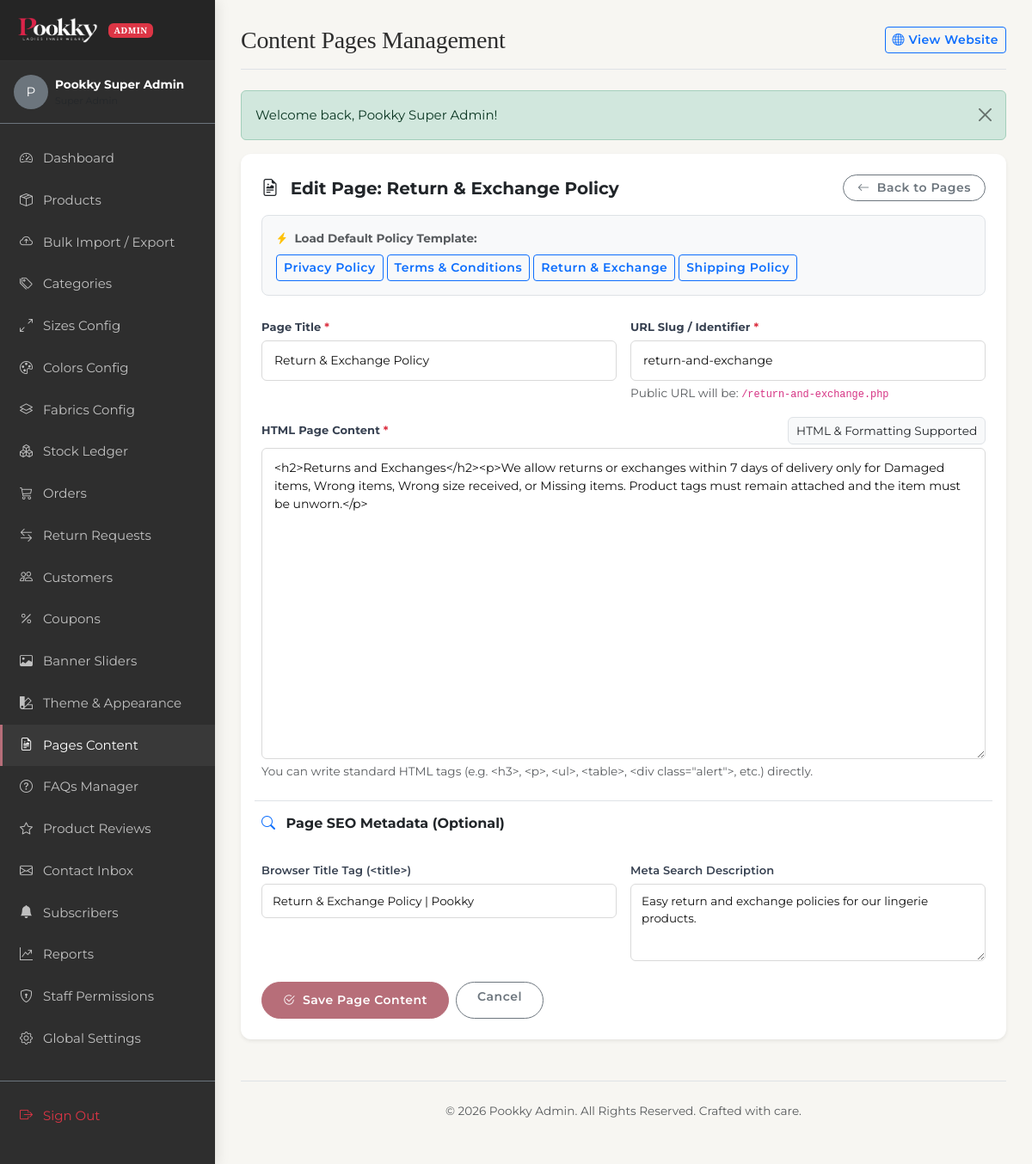
The page /admin/pages.php?action=edit&id=4 (signed in) on the database its author committed.
### tables this page shows
CREATE TABLE IF NOT EXISTS pages (
    id INT AUTO_INCREMENT PRIMARY KEY,
    slug VARCHAR(100) NOT NULL UNIQUE,
    title VARCHAR(150) NOT NULL,
    content LONGTEXT NOT NULL,
    seo_title VARCHAR(150),
    seo_description TEXT,
    updated_at TIMESTAMP DEFAULT CURRENT_TIMESTAMP ON UPDATE CURRENT_TIMESTAMP
);

### includes/auth.php (called while the page is built, shortened)
<?php
require_once __DIR__ . '/../config/database.php';
function is_admin_logged_in() {
    return isset($_SESSION['admin_id']) && !empty($_SESSION['admin_id']);
}
function has_admin_permission($permission) {
    global $pdo;
    try {
        $stmt = $pdo->prepare("
            SELECT r.permissions
            FROM admins a
            JOIN roles r ON a.role_id = r.id
            WHERE a.id = ? LIMIT 1
        ");
        $stmt->execute([$_SESSION['admin_id']]);
        $row = $stmt->fetch();
        $perms = json_decode($row['permissions'], true);
        if (isset($perms['all']) && $perms['all'] === true) {
            return true;
        }
        return false;
    } catch (PDOException $e) {
        return false;
    }
}
?>

### admin/pages.php (the view, shortened to what this page needs)
<?php
$page_title = 'Content Pages Management';
$active_menu = 'pages';
require_once __DIR__ . '/includes/header.php';
$action = $_GET['action'] ?? 'list';
if ($action === 'add' || $action === 'edit'):
    $page = null;
    if ($action === 'edit') {
        $id = (int)($_GET['id'] ?? 0);
        $stmt = $pdo->prepare("SELECT * FROM pages WHERE id = ? LIMIT 1");
        $stmt->execute([$id]);
        $page = $stmt->fetch();
    }
?>
    <div class="card border-0 shadow-sm p-4 bg-white" style="border-radius: 12px; max-width: 950px; margin: 0 auto;">
        <div class="d-flex justify-content-between align-items-center mb-3">
            <h5 class="fw-bold mb-0 text-dark">
                <i class="bi bi-file-earmark-richtext me-2 text-brand"></i>
                <?php echo $action === 'add' ? 'Create CMS Dynamic Page' : 'Edit Page: ' . e($page['title']); ?>
            </h5>
            <a href="pages.php" class="btn btn-outline-secondary btn-sm rounded-pill px-3">
                <i class="bi bi-arrow-left me-1"></i> Back to Pages
            </a>
        </div>
        <div class="p-3 bg-light rounded-3 mb-4 border">
            <div class="d-flex align-items-center justify-content-between flex-wrap gap-2">
                <div class="small fw-bold text-muted">
                    <i class="bi bi-lightning-charge-fill text-warning me-1"></i> Load Default Policy Template:
                </div>
                <div class="d-flex flex-wrap gap-1">
                    <button type="button" class="btn btn-sm btn-outline-primary" onclick="loadPolicyTemplate('privacy')">Privacy Policy</button>
                    <button type="button" class="btn btn-sm btn-outline-primary" onclick="loadPolicyTemplate('terms')">Terms & Conditions</button>
                    <button type="button" class="btn btn-sm btn-outline-primary" onclick="loadPolicyTemplate('returns')">Return & Exchange</button>
                    <button type="button" class="btn btn-sm btn-outline-primary" onclick="loadPolicyTemplate('shipping')">Shipping Policy</button>
                </div>
            </div>
        </div>
        <form action="pages.php?action=<?php echo $action; ?><?php echo $action === 'edit' ? '&id=' . $page['id'] : ''; ?>" method="POST">
            <div class="row g-3 mb-4">
                <div class="col-12 col-md-6">
                    <label for="title" class="form-label fw-bold small">Page Title <span class="text-danger">*</span></label>
                    <input type="text" class="form-control" id="title" name="title" value="<?php echo e($page['title'] ?? ''); ?>" required placeholder="e.g. Privacy Policy">
                </div>
                <div class="col-12 col-md-6">
                    <label for="slug" class="form-label fw-bold small">URL Slug / Identifier <span class="text-danger">*</span></label>
                    <input type="text" class="form-control font-monospace" id="slug" name="slug" value="<?php echo e($page['slug'] ?? ''); ?>" placeholder="e.g. privacy-policy" required>
                    <div class="form-text small text-muted">Public URL will be: <code><?php echo BASE_URL; ?><span id="slug-preview"><?php echo e($page['slug'] ?? 'page-slug'); ?></span>.php</code></div>
                </div>
                <div class="col-12">
                    <div class="d-flex justify-content-between align-items-center mb-1">
                        <label for="content" class="form-label fw-bold small mb-0">HTML Page Content <span class="text-danger">*</span></label>
                        <span class="badge bg-light text-muted border small">HTML & Formatting Supported</span>
                    </div>
                    <textarea class="form-control font-monospace" id="content" name="content" rows="16" required style="font-size: 0.9rem;" placeholder="Write formatted HTML body content here..."><?php echo e($page['content'] ?? ''); ?></textarea>
                    <div class="form-text small text-muted">You can write standard HTML tags (e.g. &lt;h3&gt;, &lt;p&gt;, &lt;ul&gt;, &lt;table&gt;, &lt;div class="alert"&gt;, etc.) directly.</div>
                </div>
                <div class="col-12 pt-3 border-top mt-4">
                    <h6 class="fw-bold mb-3 text-dark"><i class="bi bi-search me-2 text-primary"></i> Page SEO Metadata (Optional)</h6>
                </div>
                <div class="col-12 col-md-6">
                    <label for="seo_title" class="form-label small fw-semibold">Browser Title Tag (&lt;title&gt;)</label>
                    <input type="text" class="form-control form-control-sm" id="seo_title" name="seo_title" value="<?php echo e($page['seo_title'] ?? ''); ?>" placeholder="e.g. Privacy Policy | Pookky Innerwear">
                </div>
                <div class="col-12 col-md-6">
                    <label for="seo_description" class="form-label small fw-semibold">Meta Search Description</label>
                    <textarea class="form-control form-control-sm" id="seo_description" name="seo_description" rows="2" placeholder="Brief summary of policy page shown in search engine results."><?php echo e($page['seo_description'] ?? ''); ?></textarea>
                </div>
            </div>
            <div class="d-flex gap-2">
                <button type="submit" name="<?php echo $action === 'add' ? 'add_page' : 'edit_page'; ?>" class="btn btn-brand px-4">
                    <i class="bi bi-check2-circle me-1"></i> Save Page Content
                </button>
                <a href="pages.php" class="btn btn-outline-secondary rounded-pill px-4">Cancel</a>
            </div>
        </form>
    </div>
<?php endif; ?>
<?php require_once __DIR__ . '/includes/footer.php'; ?>

### admin/includes/header.php (shortened to what this page needs)
<?php
require_once __DIR__ . '/../../config/constants.php';
require_once __DIR__ . '/../../includes/functions.php';
require_once __DIR__ . '/../../includes/auth.php';
$current_admin_id = $_SESSION['admin_id'];
$admin_stmt = $pdo->prepare("
    SELECT a.*, r.name as role_name
    FROM admins a
    JOIN roles r ON a.role_id = r.id
    WHERE a.id = ? LIMIT 1
");
$admin_stmt->execute([$current_admin_id]);
$admin_profile = $admin_stmt->fetch();
$page_title = $page_title ?? 'Admin Dashboard';
?>
<!DOCTYPE html>
<html lang="en">
<head>
    <link href="https://cdn.jsdelivr.net/npm/bootstrap@5.3.0/dist/css/bootstrap.min.css" rel="stylesheet">
    <link href="https://cdn.jsdelivr.net/npm/bootstrap-icons@1.10.0/font/bootstrap-icons.css" rel="stylesheet">
    <link rel="stylesheet" href="../assets/css/style.css?v=2.8">
</head>
<body>
    <div class="admin-sidebar" id="adminSidebar">
        <div class="sidebar-brand d-flex align-items-center justify-content-between">
            <a href="index.php" class="d-flex align-items-center text-decoration-none">
                <img src="../assets/images/pookky-logo-white.png" alt="Pookky" height="30" class="me-2">
                <span class="badge bg-danger ms-1" style="font-size: 10px; letter-spacing: 0.5px;">ADMIN</span>
            </a>
        </div>
        <div class="py-3 px-3 border-bottom border-secondary mb-3 d-flex align-items-center gap-2">
            <div class="rounded-circle bg-secondary d-flex align-items-center justify-content-center text-white font-weight-bold" style="width: 40px; height: 40px;">
                <?php echo strtoupper(substr($admin_profile['name'], 0, 1)); ?>
            </div>
            <div class="text-truncate">
                <div class="text-white small fw-bold"><?php echo e($admin_profile['name']); ?></div>
                <div class="text-muted" style="font-size: 11px;"><?php echo e($admin_profile['role_name']); ?></div>
            </div>
        </div>
        <ul class="nav flex-column mb-auto">
            <li class="nav-item">
                <a href="index.php" class="nav-link <?php echo ($active_menu ?? '') === 'dashboard' ? 'active' : ''; ?>">
                    <i class="bi bi-speedometer2 me-2"></i> Dashboard
                </a>
            </li>
            <?php if (has_admin_permission('products')): ?>
            <li class="nav-item">
                <a href="products.php" class="nav-link <?php echo ($active_menu ?? '') === 'products' ? 'active' : ''; ?>">
                    <i class="bi bi-box-seam me-2"></i> Products
                </a>
            </li>
            <li class="nav-item">
                <a href="bulk-upload.php" class="nav-link <?php echo ($active_menu ?? '') === 'bulk_upload' ? 'active' : ''; ?>">
                    <i class="bi bi-cloud-arrow-up me-2"></i> Bulk Import / Export
                </a>
            </li>
            <li class="nav-item">
                <a href="categories.php" class="nav-link <?php echo ($active_menu ?? '') === 'categories' ? 'active' : ''; ?>">
                    <i class="bi bi-tags me-2"></i> Categories
                </a>
            </li>
            <li class="nav-item">
                <a href="sizes.php" class="nav-link <?php echo ($active_menu ?? '') === 'sizes' ? 'active' : ''; ?>">
                    <i class="bi bi-arrows-angle-expand me-2"></i> Sizes Config
                </a>
            </li>
            <li class="nav-item">
                <a href="colors.php" class="nav-link <?php echo ($active_menu ?? '') === 'colors' ? 'active' : ''; ?>">
                    <i class="bi bi-palette me-2"></i> Colors Config
                </a>
            </li>
            <li class="nav-item">
                <a href="fabrics.php" class="nav-link <?php echo ($active_menu ?? '') === 'fabrics' ? 'active' : ''; ?>">
                    <i class="bi bi-layers me-2"></i> Fabrics Config
                </a>
            </li>
            <li class="nav-item">
                <a href="inventory.php" class="nav-link <?php echo ($active_menu ?? '') === 'inventory' ? 'active' : ''; ?>">
                    <i class="bi bi-boxes me-2"></i> Stock Ledger
                </a>
            </li>
            <?php endif; ?>
            <?php if (has_admin_permission('orders')): ?>
            <li class="nav-item">
                <a href="orders.php" class="nav-link <?php echo ($active_menu ?? '') === 'orders' ? 'active' : ''; ?>">
                    <i class="bi bi-cart3 me-2"></i> Orders
                </a>
            </li>
            <li class="nav-item">
                <a href="returns.php" class="nav-link <?php echo ($active_menu ?? '') === 'returns' ? 'active' : ''; ?>">
                    <i class="bi bi-arrow-left-right me-2"></i> Return Requests
                </a>
            </li>
            <?php endif; ?>
            <?php if (has_admin_permission('customers')): ?>
            <li class="nav-item">
                <a href="customers.php" class="nav-link <?php echo ($active_menu ?? '') === 'customers' ? 'active' : ''; ?>">
                    <i class="bi bi-people me-2"></i> Customers
                </a>
            </li>
            <?php endif; ?>
            <?php if (has_admin_permission('all')): ?>
            <li class="nav-item">
                <a href="coupons.php" class="nav-link <?php echo ($active_menu ?? '') === 'coupons' ? 'active' : ''; ?>">
                    <i class="bi bi-percent me-2"></i> Coupons
                </a>
            </li>
            <?php endif; ?>
            <?php if (has_admin_permission('products') || has_admin_permission('all')): ?>
            <li class="nav-item">
                <a href="banners.php" class="nav-link <?php echo ($active_menu ?? '') === 'banners' ? 'active' : ''; ?>">
                    <i class="bi bi-image me-2"></i> Banner Sliders
                </a>
            </li>
            <li class="nav-item">
                <a href="theme-settings.php" class="nav-link <?php echo ($active_menu ?? '') === 'theme' ? 'active' : ''; ?>">
                    <i class="bi bi-palette2 me-2"></i> Theme & Appearance
                </a>
            </li>
            <?php endif; ?>
            <?php if (has_admin_permission('all')): ?>
            <li class="nav-item">
                <a href="pages.php" class="nav-link <?php echo ($active_menu ?? '') === 'pages' ? 'active' : ''; ?>">
                    <i class="bi bi-file-earmark-richtext me-2"></i> Pages Content
                </a>
            </li>
            <li class="nav-item">
                <a href="faqs.php" class="nav-link <?php echo ($active_menu ?? '') === 'faqs' ? 'active' : ''; ?>">
                    <i class="bi bi-question-circle me-2"></i> FAQs Manager
                </a>
            </li>
            <li class="nav-item">
                <a href="reviews.php" class="nav-link <?php echo ($active_menu ?? '') === 'reviews' ? 'active' : ''; ?>">
                    <i class="bi bi-star me-2"></i> Product Reviews
                </a>
            </li>
            <li class="nav-item">
                <a href="enquiries.php" class="nav-link <?php echo ($active_menu ?? '') === 'enquiries' ? 'active' : ''; ?>">
                    <i class="bi bi-envelope me-2"></i> Contact Inbox
                </a>
            </li>
            <li class="nav-item">
                <a href="subscribers.php" class="nav-link <?php echo ($active_menu ?? '') === 'subscribers' ? 'active' : ''; ?>">
                    <i class="bi bi-bell-fill me-2"></i> Subscribers
                </a>
            </li>
            <li class="nav-item">
                <a href="reports.php" class="nav-link <?php echo ($active_menu ?? '') === 'reports' ? 'active' : ''; ?>">
                    <i class="bi bi-graph-up-arrow me-2"></i> Reports
                </a>
            </li>
            <li class="nav-item">
                <a href="users.php" class="nav-link <?php echo ($active_menu ?? '') === 'users' ? 'active' : ''; ?>">
                    <i class="bi bi-shield-lock me-2"></i> Staff Permissions
                </a>
            </li>
            <li class="nav-item">
                <a href="settings.php" class="nav-link <?php echo ($active_menu ?? '') === 'settings' ? 'active' : ''; ?>">
                    <i class="bi bi-gear me-2"></i> Global Settings
                </a>
            </li>
            <?php endif; ?>
            <li class="nav-item mt-4 pt-3 border-top border-secondary">
                <a href="logout.php" class="nav-link text-danger">
                    <i class="bi bi-box-arrow-right me-2"></i> Sign Out
                </a>
            </li>
        </ul>
    </div>
    <div class="admin-main">
        <header class="d-flex justify-content-between align-items-center mb-4 pb-3 border-bottom">
            <div class="d-flex align-items-center gap-2">
                <h1 class="h3 mb-0"><?php echo e($page_title); ?></h1>
            </div>
            <div>
                <a href="../index.php" target="_blank" class="btn btn-outline-primary btn-sm">
                    <i class="bi bi-globe"></i> View Website
                </a>
            </div>
        </header>
        <div class="container-fluid p-0">
        </div>

### rows shown on the page
pages: title "Return & Exchange Policy", slug "return-and-exchange", content "<h2>Returns and Exchanges</h2><p>We allow returns or exchanges within 7 days of delivery only for Damaged items, Wrong items, Wrong size received, or Missing items. Product tags must remain attached and the item must be unworn.</p>", seo_title "Return & Exchange Policy | Pookky", seo_description "Easy return and exchange policies for our lingerie products."

### other values the page prints
substr($admin_profile['name'], 0, 1) "P"
$admin_profile['name'] "Pookky Super Admin"
$page_title "Content Pages Management"
$msg "Welcome back, Pookky Super Admin!"
BASE_URL "/"
SITE_NAME "Pookky"
